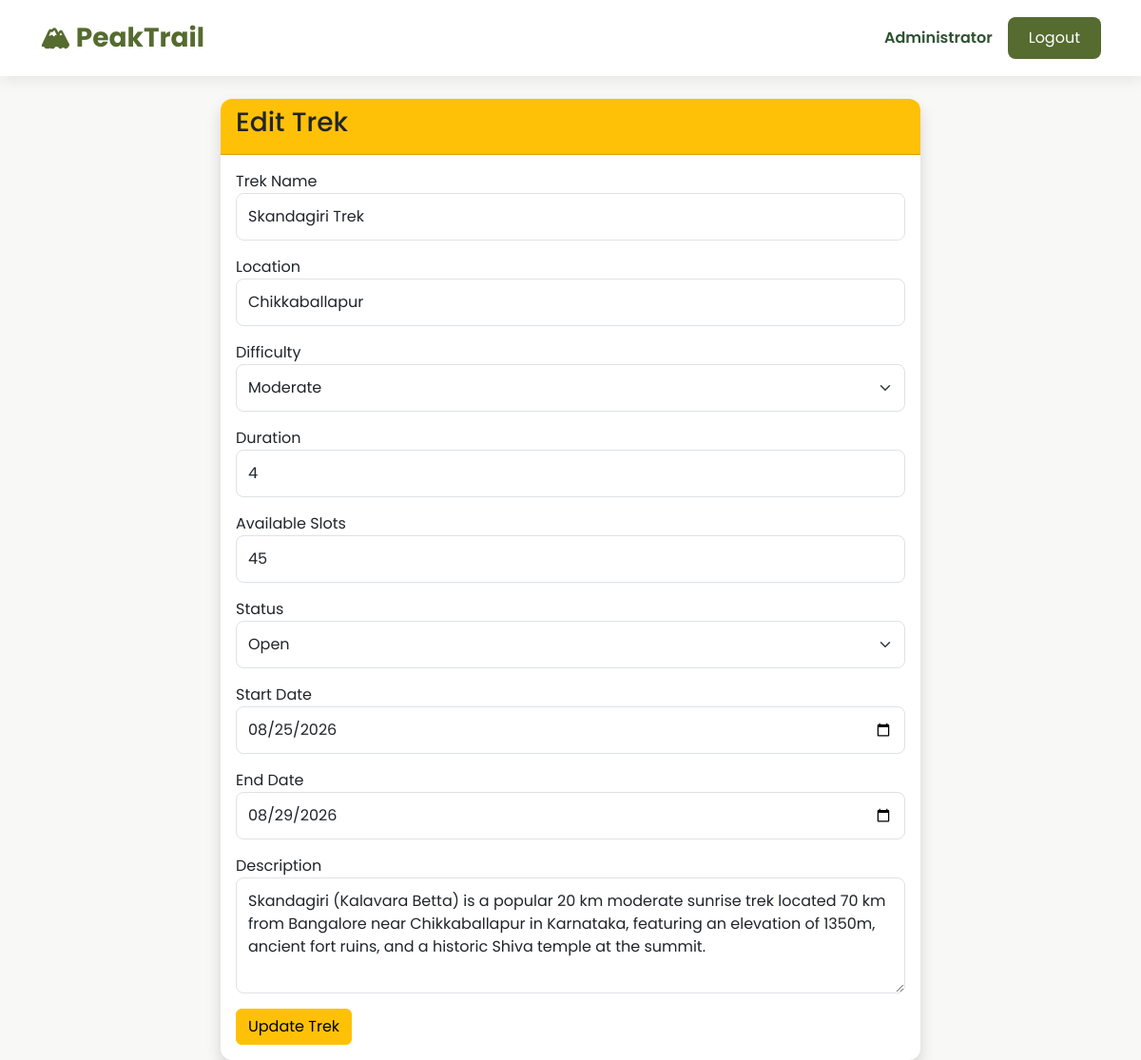
The app's page /admin/edit-trek/2 (signed in), older data.
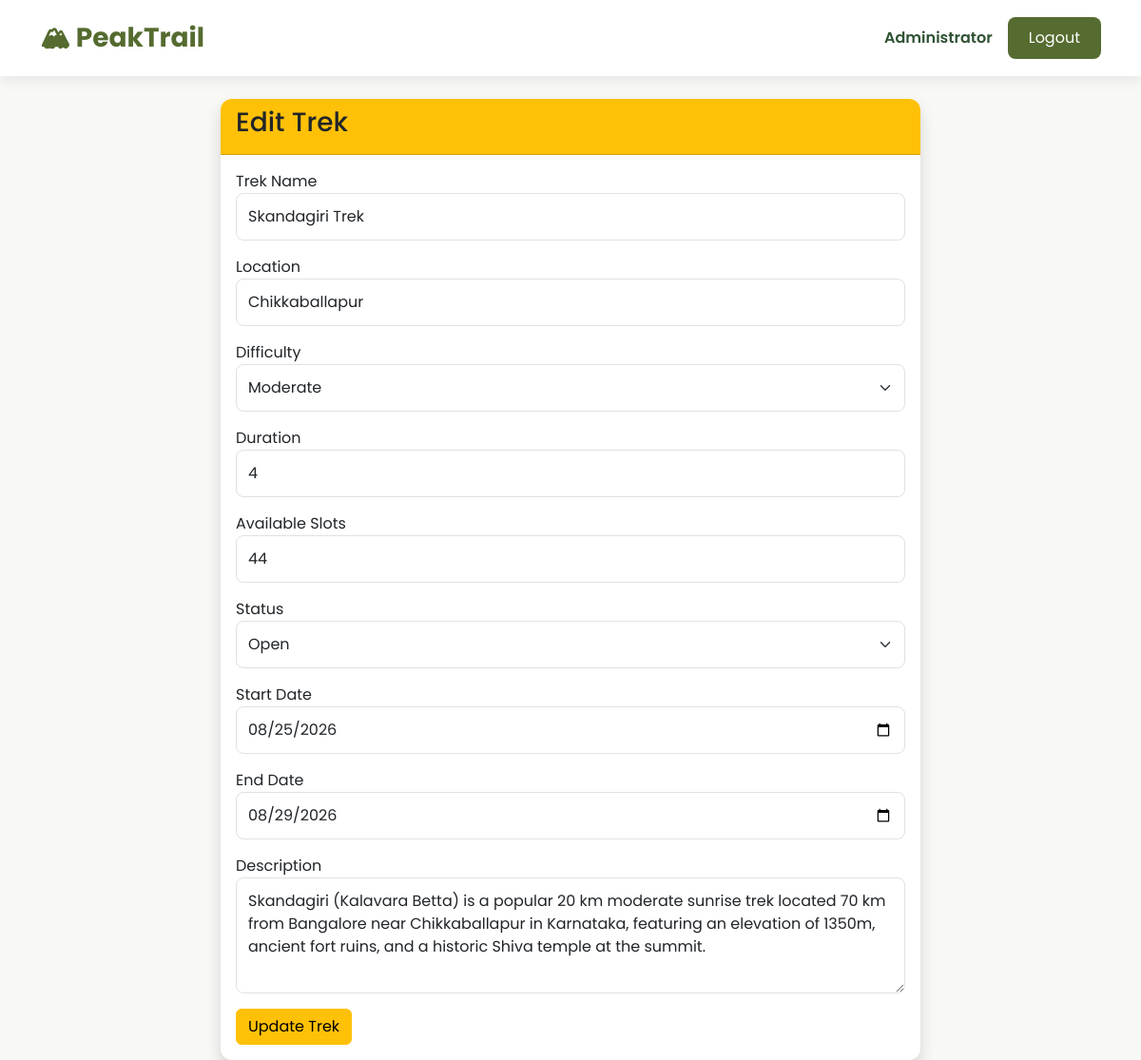
The same page, newer data.
### models/trek.py (models this page shows, shortened)
class Trek(db.Model):
    __tablename__ = "treks"
    id = db.Column(db.Integer, primary_key=True)
    trek_name = db.Column(db.String(100), nullable=False)
    location = db.Column(db.String(100), nullable=False)
    image_url = db.Column(db.String(500))
    price = db.Column(
        db.Float,
        nullable=False,
        default=0
    )
    difficulty = db.Column(db.String(20), nullable=False)
    duration = db.Column(db.Integer, nullable=False)
    available_slots = db.Column(db.Integer, nullable=False)
    description = db.Column(db.Text)
    start_date = db.Column(db.Date, nullable=False)
    end_date = db.Column(db.Date, nullable=False)
    status = db.Column(
        db.String(20),
        default="Open"
    )
    assigned_staff_id = db.Column(
        db.Integer,
        db.ForeignKey("staff_profiles.id"),
        nullable=True
    )
    bookings = db.relationship(
        "Booking",
        backref="trek",
        lazy=True,
        cascade="all, delete-orphan"
    )

### routes/admin.py (the view, shortened to what this page needs)
@admin.route("/admin/edit-trek/<int:trek_id>", methods=["GET", "POST"])
@login_required
def edit_trek(trek_id):
    if not _admin_required():
        return redirect(url_for("home"))
    trek = Trek.query.get_or_404(trek_id)
    return render_template("admin/edit_trek.html", trek=trek)

### app.py (called while the page is built)
@login_manager.user_loader
def load_user(user_id):
    return User.query.get(int(user_id))

### routes/admin.py (called while the page is built)
def _admin_required():
    if current_user.role != "admin":
        flash("Access Denied!", "danger")
        return False
    return True

### templates/admin/edit_trek.html (shortened to what this page needs)
{% extends "base.html" %}
{% block content %}
<div class="row justify-content-center">
<div class="col-md-8">
<div class="card shadow">
<div class="card-header bg-warning">
<h3>Edit Trek</h3>
</div>
<div class="card-body">
<form method="POST">
<div class="mb-3">
<label>Trek Name</label>
<input
type="text"
class="form-control"
name="name"
value="{{ trek.trek_name }}"
required>
</div>
<div class="mb-3">
<label>Location</label>
<input
type="text"
class="form-control"
name="location"
value="{{ trek.location }}"
required>
</div>
<div class="mb-3">
<label>Difficulty</label>
<select
class="form-select"
name="difficulty">
<option {% if trek.difficulty=="Moderate" %}selected{% endif %}>Moderate</option>
</select>
</div>
<div class="mb-3">
<label>Duration</label>
<input
type="number"
class="form-control"
name="duration"
value="{{ trek.duration }}"
required>
</div>
<div class="mb-3">
<label>Available Slots</label>
<input
type="number"
class="form-control"
name="slots"
value="{{ trek.available_slots }}"
required>
</div>
<div class="mb-3">
<label>Status</label>
<select
class="form-select"
name="status">
<option {% if trek.status=="Open" %}selected{% endif %}>Open</option>
</select>
</div>
<div class="mb-3">
<label>Start Date</label>
<input
type="date"
class="form-control"
name="start_date"
value="{{ trek.start_date }}"
required>
</div>
<div class="mb-3">
<label>End Date</label>
<input
type="date"
class="form-control"
name="end_date"
value="{{ trek.end_date }}"
required>
</div>
<div class="mb-3">
<label>Description</label>
<textarea
class="form-control"
name="description"
rows="4">{{ trek.description }}</textarea>
</div>
<button
class="btn btn-warning">
Update Trek
</button>
</form>
</div>
</div>
</div>
</div>
{% endblock %}

Row changes from the older to the newer data that the page shows:
changed Trek "Skandagiri Trek": slots "45" → "44"
